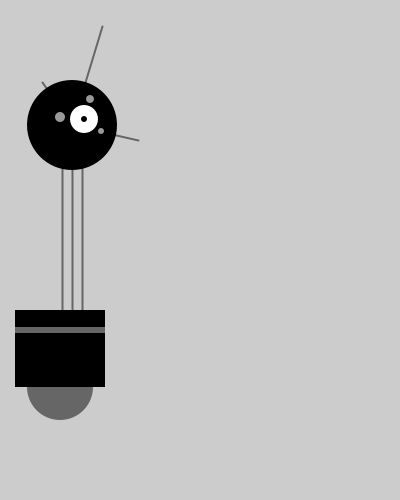
Frame 1 (no input)
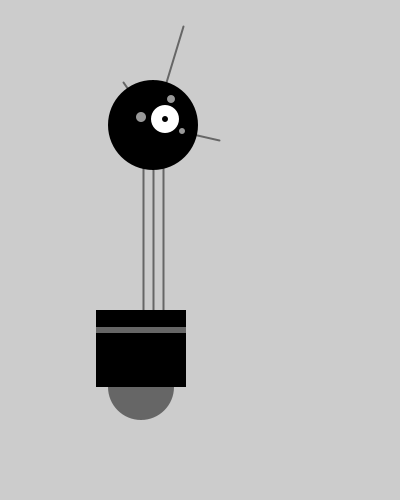
Frame 60 (the mouse pressed at the canvas centre just before this capture)
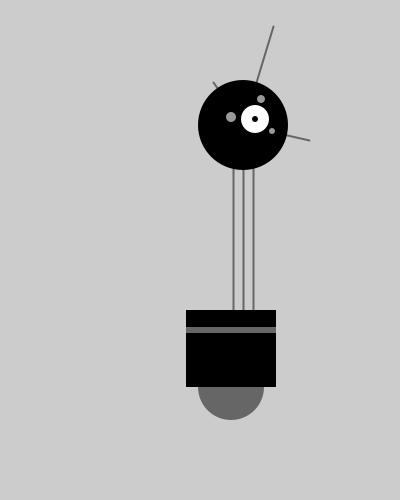
Frame 120 (the mouse held since frame 60 and released just before this capture)

The Processing sketch that drew these frames (run headless with seeded random() and noise(); from frame 60 on, the mouse is pressed at the canvas centre):

// Processing sketch: robot_funciones
// ── robot_funciones.pde
void setup() {
  size(400, 500);
  strokeWeight(2);
  ellipseMode(RADIUS);
}

void draw() {
  background(204);
  dibujarRobot();
}

// ── funciones_robot.pde
int posX = 60; // Coordenada posX
int posY = 420; // Coordenada posY
int altoCuerpo = 110; // Altura del cuerpo
int altoCuello = 140; // Altura del cuello
int radio = 45;
int cuelloPosY = posY - altoCuerpo - altoCuello - radio; // posY del cuello

void dibujarRobot() {
  cuelloPosY = posY - altoCuerpo - altoCuello - radio;
  // Cuello
  dibujarCuello();
  // Antenas
  dibujarAntena();
  // Cuerpo
  dibujarCuerpo();
  // Cabeza
  dibujarCabeza();

  moverAdelanteAleatoriamente();
}

void dibujarAntena() {
  line(posX+12, cuelloPosY, posX-18, cuelloPosY-43);
  line(posX+12, cuelloPosY, posX+42, cuelloPosY-99);
  line(posX+12, cuelloPosY, posX+78, cuelloPosY+15);
}

void dibujarCuello() {
  stroke(102);
  line(posX+2, posY-altoCuerpo, posX+2, cuelloPosY);
  line(posX+12, posY-altoCuerpo, posX+12, cuelloPosY);
  line(posX+22, posY-altoCuerpo, posX+22, cuelloPosY);
}

void dibujarCuerpo() {
  noStroke();
  fill(102);
  ellipse(posX, posY-33, 33, 33);
  fill(0);
  rect(posX-45, posY-altoCuerpo, 90, altoCuerpo-33);
  fill(102);
  rect(posX-45, posY-altoCuerpo+17, 90, 6);
}

void dibujarCabeza() {
  fill(0);
  ellipse(posX+12, cuelloPosY, radio, radio);
  fill(255);
  ellipse(posX+24, cuelloPosY-6, 14, 14);
  fill(0);
  ellipse(posX+24, cuelloPosY-6, 3, 3);
  fill(153);
  ellipse(posX, cuelloPosY-8, 5, 5);
  ellipse(posX+30, cuelloPosY-26, 4, 4);
  ellipse(posX+41, cuelloPosY+6, 3, 3);
}

void moverAdelanteAleatoriamente() {
  posX+=random(1, 3);
}
